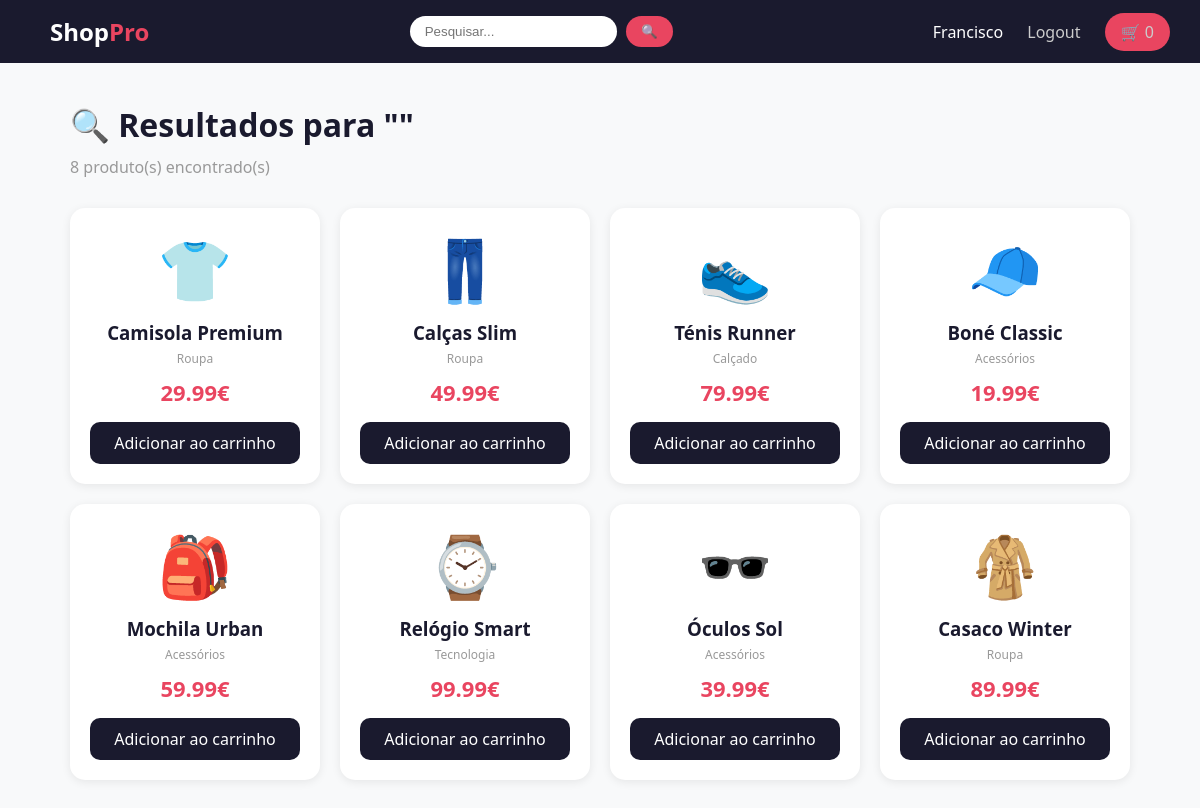
Page /pesquisa (signed in) on the committed database.
### tables this page shows
CREATE TABLE produtos (
            id INTEGER PRIMARY KEY AUTOINCREMENT,
            nome TEXT, preco REAL,
            descricao TEXT, categoria TEXT,
            emoji TEXT, destaque INTEGER DEFAULT 0
        );

### app.py (the view)
@app.route("/pesquisa")
def pesquisa():
    query = request.args.get("q", "")
    conn = get_db()
    produtos = conn.execute("SELECT * FROM produtos WHERE nome LIKE ? OR descricao LIKE ?", (f"%{query}%", f"%{query}%")).fetchall()
    conn.close()
    return render_template("pesquisa.html", produtos=produtos, query=query, utilizador=session.get("utilizador"), total_carrinho=len(session.get("carrinho", [])))

### app.py (called while the page is built)
def get_db():
    conn = sqlite3.connect("loja.db")
    conn.row_factory = sqlite3.Row
    return conn

### templates/pesquisa.html (shortened to what this page needs)
<!DOCTYPE html>
<html lang="pt">
<head>
</head>
<body>
<nav>
    <a class="logo" href="/">Shop<span>Pro</span></a>
    <form action="/pesquisa" method="GET">
        <input type="text" name="q" value="{{ query }}" placeholder="Pesquisar...">
        <button type="submit">🔍</button>
    </form>
    <div>
        {% if utilizador %}
            <span style="color:white">{{ utilizador }}</span>
            <a href="/logout">Logout</a>
        {% else %}
            <a href="/login">Login</a>
        {% endif %}
        <a style="background:#e94560;padding:8px 16px;border-radius:20px" href="/carrinho">🛒 {{ total_carrinho }}</a>
    </div>
</nav>
<div class="container">
    <h1>🔍 Resultados para "{{ query }}"</h1>
    <p class="subtitulo">{{ produtos|length }} produto(s) encontrado(s)</p>
    {% if produtos %}
    <div class="produtos">
        {% for p in produtos %}
        <div class="produto">
            <div class="emoji">{{ p.emoji }}</div>
            <h3>{{ p.nome }}</h3>
            <p class="categoria">{{ p.categoria }}</p>
            <p class="preco">{{ p.preco }}€</p>
            <a class="btn" href="/adicionar/{{ p.id }}">Adicionar ao carrinho</a>
        </div>
        {% endfor %}
    </div>
    {% else %}
    <div class="vazio">
        <p style="font-size:60px">😕</p>
        <p style="font-size:20px;margin:20px 0">Nenhum produto encontrado!</p>
        <a href="/" style="color:#e94560">← Voltar à loja</a>
    </div>
    {% endif %}
</div>
</body>
</html>

### templates/pesquisa.html (style rules this page uses)
* { margin: 0; padding: 0; box-sizing: border-box; }
body { font-family: 'Segoe UI', sans-serif; background: #f8f9fa; }
nav { background: #1a1a2e; padding: 15px 30px; display: flex; justify-content: space-between; align-items: center; }
nav .logo { color: white; font-size: 24px; font-weight: bold; text-decoration: none; }
nav .logo span { color: #e94560; }
nav a { color: #ccc; text-decoration: none; margin-left: 20px; }
nav form { display: inline; }
nav input { padding: 8px 15px; border-radius: 20px; border: none; outline: none; }
nav button { background: #e94560; color: white; border: none; padding: 8px 15px; border-radius: 20px; cursor: pointer; margin-left: 5px; }
.container { max-width: 1100px; margin: 40px auto; padding: 0 20px; }
h1 { color: #1a1a2e; margin-bottom: 10px; }
.subtitulo { color: #999; margin-bottom: 30px; }
.produtos { display: grid; grid-template-columns: repeat(auto-fill, minmax(220px, 1fr)); gap: 20px; }
.produto { background: white; border-radius: 15px; padding: 20px; text-align: center; box-shadow: 0 2px 10px rgba(0,0,0,0.08); }
.produto .emoji { font-size: 60px; margin-bottom: 10px; }
.produto h3 { color: #1a1a2e; margin-bottom: 5px; }
.produto .categoria { color: #999; font-size: 12px; margin-bottom: 10px; }
.produto .preco { color: #e94560; font-size: 22px; font-weight: bold; margin-bottom: 15px; }
.produto a.btn { display: block; background: #1a1a2e; color: white; padding: 10px; border-radius: 10px; text-decoration: none; }

### rows in the picture
produtos: emoji "👕", nome "Camisola Premium", categoria "Roupa", preco "29.99"
produtos: emoji "👖", nome "Calças Slim", categoria "Roupa", preco "49.99"
produtos: emoji "👟", nome "Ténis Runner", categoria "Calçado", preco "79.99"
produtos: emoji "🧢", nome "Boné Classic", categoria "Acessórios", preco "19.99"
produtos: emoji "🎒", nome "Mochila Urban", categoria "Acessórios", preco "59.99"
produtos: emoji "⌚", nome "Relógio Smart", categoria "Tecnologia", preco "99.99"
produtos: emoji "🕶️", nome "Óculos Sol", categoria "Acessórios", preco "39.99"
produtos: emoji "🧥", nome "Casaco Winter", categoria "Roupa", preco "89.99"

### other values in the picture
{{ utilizador }} "Francisco"
{{ total_carrinho }} "0"
{{ produtos|length }} "8"
